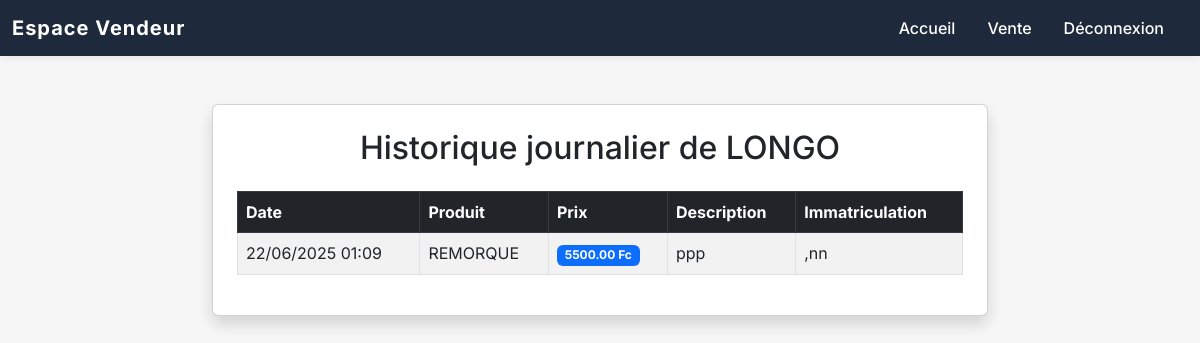
The page /api/historique-vente/ (signed in) on the database its author committed.
### apps/sales/models.py (models this page shows, shortened)
class Vendeur(models.Model):
    nom_du_vendeur = models.CharField(max_length=100)
    email = models.EmailField(max_length=255, unique=True)  # Adresse e-mail

class Sale(models.Model):
    produit = models.ForeignKey('Produit', on_delete=models.CASCADE)  # Champ correct
    seller = models.ForeignKey('Vendeur', on_delete=models.CASCADE)
    description = models.TextField(default="Aucune description")
    license_plate = models.CharField(max_length=20)
    price = models.DecimalField(max_digits=10, decimal_places=2, default=0.0)
    created_at = models.DateTimeField(auto_now_add=True)
    SOURCE_CHOICES = [
        ('POS', 'Point of Sale'),
        ('WEB', 'Web'),
        ('OTHER', 'Autre'),
    ]
    source = models.CharField(max_length=10, choices=SOURCE_CHOICES, default='WEB')

class Produit(models.Model):
    nom_produit = models.CharField(max_length=100)  # Nom du produit
    prix = models.DecimalField(max_digits=10, decimal_places=2, default=0.0)  # Prix par défaut
    default_description = models.TextField(blank=True, null=True)  # Description par défaut
    created_at = models.DateTimeField(default=now)  # Utiliser timezone.now comme valeur par défaut

### apps/sales/views.py (the view)
# urls.py: path('historique-vente/', historique_vente, name='historique_vente'),
def historique_vente(request):
    vendeur_id = request.session.get('vendeur_id')
    if not vendeur_id:
        return redirect('identification_vendeur')
    vendeur = Vendeur.objects.get(id=vendeur_id)
    today = timezone.now().date()
    ventes = Sale.objects.filter(seller=vendeur, created_at__date=today)
    return render(request, 'historique_vente.html', {'vendeur': vendeur, 'ventes': ventes})

### apps/sales/views.py (called while the page is built)
def base_context(request):
    return {'vendeur_id': request.session.get('vendeur_id')}

### apps/sales/templates/historique_vente.html (shortened to what this page needs)
<!DOCTYPE html>
<html lang="fr">
<head>
    <link href="https://cdn.jsdelivr.net/npm/bootstrap@5.3.0-alpha3/dist/css/bootstrap.min.css" rel="stylesheet">
</head>
<body>
<nav class="navbar navbar-expand-lg custom-navbar mb-4">
  <div class="container-fluid">
    <a class="navbar-brand" href="{% url 'accueil_vendeur' %}">Espace Vendeur</a>
    <div class="collapse navbar-collapse" id="navbarNav">
      <ul class="navbar-nav ms-auto">
        <li class="nav-item"><a class="nav-link {% if request.resolver_match.url_name == 'accueil_vendeur' %}active{% endif %}" href="{% url 'accueil_vendeur' %}">Accueil</a></li>
        <li class="nav-item"><a class="nav-link {% if request.resolver_match.url_name == 'effectuer_vente' %}active{% endif %}" href="{% url 'effectuer_vente' %}">Vente</a></li>
        <li class="nav-item"><a class="nav-link text-danger" href="{% url 'logout_vendeur' %}">Déconnexion</a></li>
      </ul>
    </div>
  </div>
</nav>
<div class="container mt-5" style="max-width:800px;">
    <div class="card shadow p-4">
        <h2 class="mb-4 text-center">Historique journalier de {{ vendeur.nom_du_vendeur }}</h2>
        <table class="table table-striped table-bordered align-middle">
            <thead class="table-dark">
                <tr>
                    <th>Date</th>
                    <th>Produit</th>
                    <th>Prix</th>
                    <th>Description</th>
                    <th>Immatriculation</th>
                </tr>
            </thead>
            <tbody>
                {% for vente in ventes %}
                <tr>
                    <td>{{ vente.created_at|date:'d/m/Y H:i' }}</td>
                    <td>{{ vente.produit.nom_produit }}</td>
                    <td><span class="badge bg-primary">{{ vente.price }} Fc</span></td>
                    <td>{{ vente.description }}</td>
                    <td>{{ vente.license_plate }}</td>
                </tr>
                {% empty %}
                <tr><td colspan="5" class="text-center">Aucune vente aujourd'hui.</td></tr>
                {% endfor %}
            </tbody>
        </table>
    </div>
</div>
</body>
</html>

### apps/sales/templates/historique_vente.html (style rules this page uses)
body { background: #f7f7f7; font-family: 'Inter', sans-serif; }
.custom-navbar { background: #1e293b; color: #fff; box-shadow: 0 2px 8px rgba(30,41,59,0.08); }
.custom-navbar .navbar-brand { font-weight: bold; color: #fff !important; letter-spacing: 1px; }
.custom-navbar .nav-link { color: #fff !important; font-weight: 500; margin-right: 1rem; transition: color 0.2s; }

### rows shown on the page
Vendeur: nom_du_vendeur "LONGO"
Sale: created_at "22/06/2025 01:09", produit.nom_produit "REMORQUE", price "5500.00", description "ppp", license_plate ",nn"
